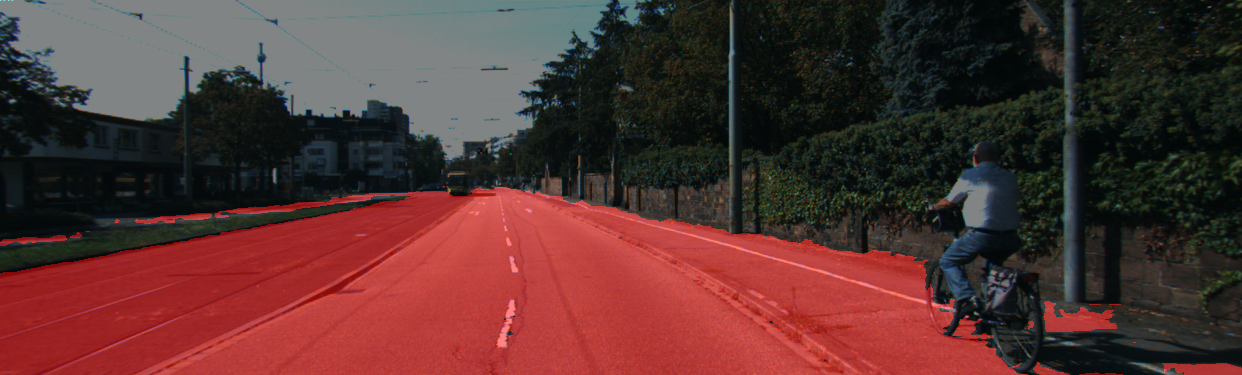
//> input picture evaluation/overlayed_um_000000.png, 1242 x 375 px
$ ./checkColorSpaces overlayed_um_000000.png   (built with g++ and OpenCV 4)
//> lines starting //> are read from the running program, lines starting //| are printed output that depends on the picture; after the words box and inside, x2 and y2 are one past the last pixel; in counts of white or black regions, pixels touching at a corner belong together
//> further down, in is the input picture: 375 rows x 1242 cols, CV_8UC3; mean B, G, R 49.2, 51.3, 86
#include<opencv2/core/core.hpp>
#include<opencv2/highgui/highgui.hpp>
#include<opencv2/imgproc/imgproc.hpp>
#include<iostream>
#include<vector>

using namespace cv;
using namespace std;

string binaryWindow = "window", originalWindow = "or", convertedWindow = "co";
pair<int, int> minMax1, minMax2, minMax3;
int channelNum = 0;
vector<int> codes = { -1,
					  COLOR_BGR2GRAY,
					  COLOR_BGR2Lab,
					  COLOR_BGR2YCrCb,
					  COLOR_BGR2HSV,
					  COLOR_BGR2XYZ,
					  COLOR_BGR2Luv,
					  COLOR_BGR2HLS,
//					  COLOR_BGR2BGR565,
//					  COLOR_BGR2BGR555,
					  COLOR_BGR2HSV_FULL,
					  COLOR_BGR2HLS_FULL,
					  COLOR_BGR2YUV,
//					  COLOR_BGR2YUV_I420,
//					  COLOR_BGR2YUV_YV12
					};
Mat in, out;
int code = codes[0];

void Detect() {
	Mat grayImage;
	if(code == -1)
		out = in.clone();
	else
		cvtColor(in, out, code);
	if(out.channels() == 1)
		inRange(out, Scalar(minMax1.first), Scalar(minMax1.second), grayImage);
	else
		inRange(out, Scalar(minMax1.first, minMax2.first, minMax3.first), Scalar(minMax1.second, minMax2.second, minMax3.second), grayImage);
	imshow(originalWindow, in);
	vector<Mat> channels;
	split(out, channels);
	imshow(convertedWindow, channels[channelNum]);
	imshow(binaryWindow, grayImage);
}

void on_low1_thresh_trackbar(int v, void *ptr) {
	setTrackbarPos("Low 1", binaryWindow, v);
	Detect();
}

void on_high1_thresh_trackbar(int v, void *ptr) {
	setTrackbarPos("High 1", binaryWindow, v);
	Detect();
}

void on_low2_thresh_trackbar(int v, void *ptr) {

	setTrackbarPos("Low 2", binaryWindow, v);
	Detect();
}

void on_high2_thresh_trackbar(int v, void *ptr) {
	setTrackbarPos("High 2", binaryWindow, v);
	Detect();
}

void on_low3_thresh_trackbar(int v, void *ptr) {
	setTrackbarPos("Low 3", binaryWindow, v);
	Detect();
}

void on_high3_thresh_trackbar(int v, void *ptr) {
	setTrackbarPos("High 3", binaryWindow, v);
	Detect();
}

void on_conversion_change(int v, void *ptr) {
	setTrackbarPos("Conversion code", convertedWindow, v);
	code = codes[v];
	Detect();
}

void on_channel_num(int v, void *ptr) {
	setTrackbarPos("Channel number", convertedWindow, v);
	Detect();
}

void CreateTrackbars() {
	createTrackbar("Channel number", convertedWindow, &channelNum, 2, on_channel_num);
//> slider 'Channel number' is set to 1
	createTrackbar("Conversion code", convertedWindow, &code, codes.size() - 1, on_conversion_change);
	createTrackbar("Low 1", binaryWindow, &minMax1.first, 255, on_low1_thresh_trackbar);
//> slider 'Low 1' is set to 51
	createTrackbar("High 1", binaryWindow, &minMax1.second, 255, on_high1_thresh_trackbar);
//> slider 'High 1' is set to 255
	createTrackbar("Low 2", binaryWindow, &minMax2.first, 255, on_low2_thresh_trackbar);
//> slider 'Low 2' is set to 51
	createTrackbar("High 2", binaryWindow, &minMax2.second, 255, on_high2_thresh_trackbar);
//> slider 'High 2' is set to 255
	createTrackbar("Low 3", binaryWindow, &minMax3.first, 255, on_low3_thresh_trackbar);
//> slider 'Low 3' is set to 51
	createTrackbar("High 3", binaryWindow, &minMax3.second, 255, on_high3_thresh_trackbar);
//> slider 'High 3' is set to 255
}

int main(int argc, char* argv[]) {
	in = imread(argv[1]);
	namedWindow(binaryWindow, WINDOW_AUTOSIZE);
	namedWindow(originalWindow, WINDOW_AUTOSIZE);
	namedWindow(convertedWindow, WINDOW_AUTOSIZE);
	CreateTrackbars();
	Detect();
//> in Detect, `inRange(out, Scalar(minMax1.first, minMax2.first, minMax3.first), Scal..`:
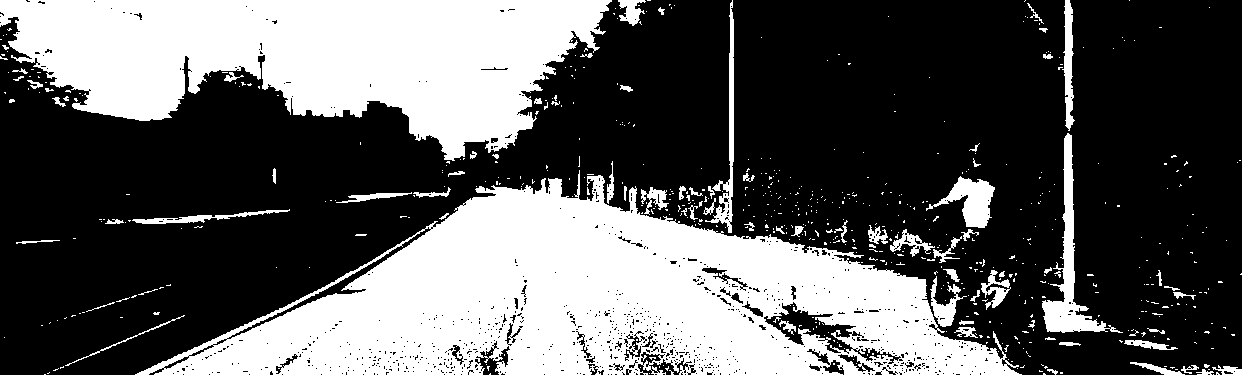
//> grayImage: 375 rows x 1242 cols, CV_8UC1; 35.8% white; 625 white regions (546 under 20 px), largest, box (x1, y1, x2, y2) and area: (135, 170, 1022, 375) 90495, (0, 0, 612, 161) 60058, (1042, 133, 1123, 333) 3076
//> in Detect, `split(out, channels);`:
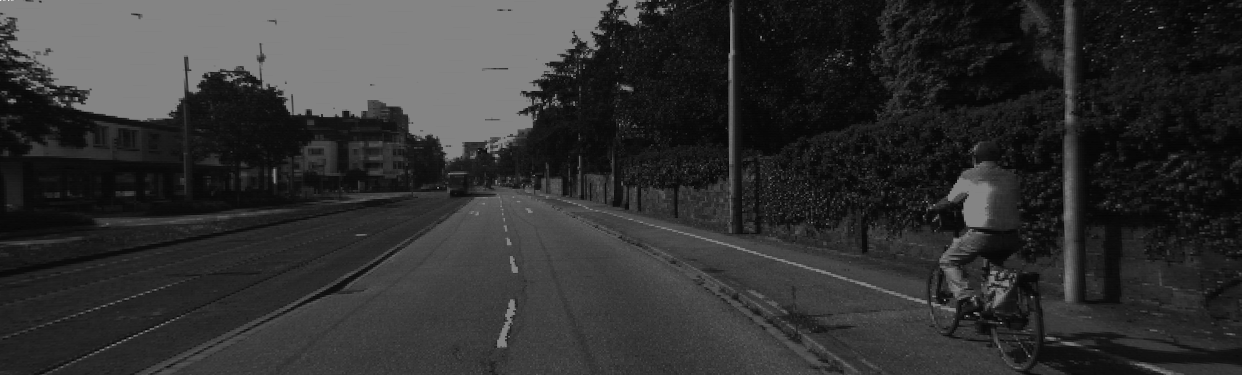
//> channels[0]: 375 rows x 1242 cols, CV_8UC1; min 2, max 240, mean 49.2
//> in Detect, `split(out, channels);`:
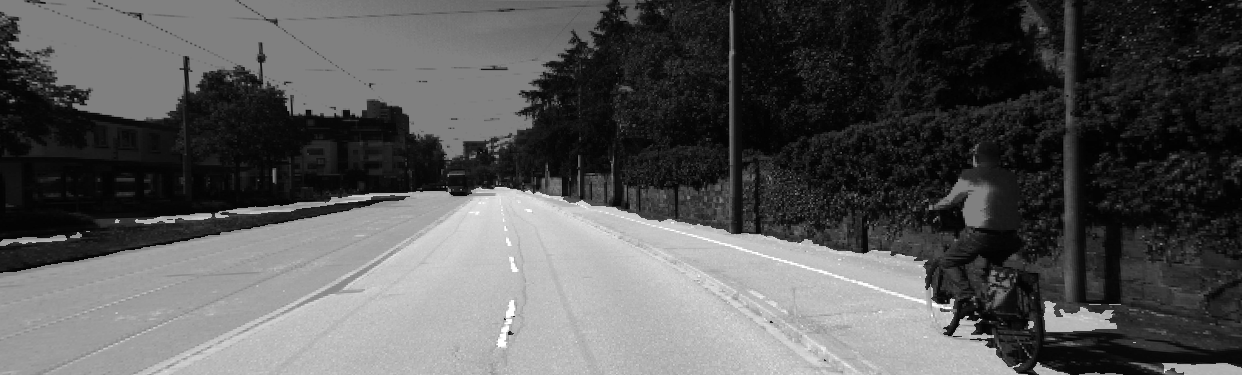
//> channels[2]: 375 rows x 1242 cols, CV_8UC1; min 0, max 255, mean 86
	waitKey(0);
//> in Detect (call 3), `inRange(out, Scalar(minMax1.first, minMax2.first, minMax3.first), Scal..`: grayImage: 375 rows x 1242 cols, CV_8UC1; every value is 0
//> in Detect (call 3), `split(out, channels);`: channels[3]: 375 rows x 1242 cols, CV_8UC1; every value is 255
}

$ run again, on evaluation/overlayed_um_000070.png
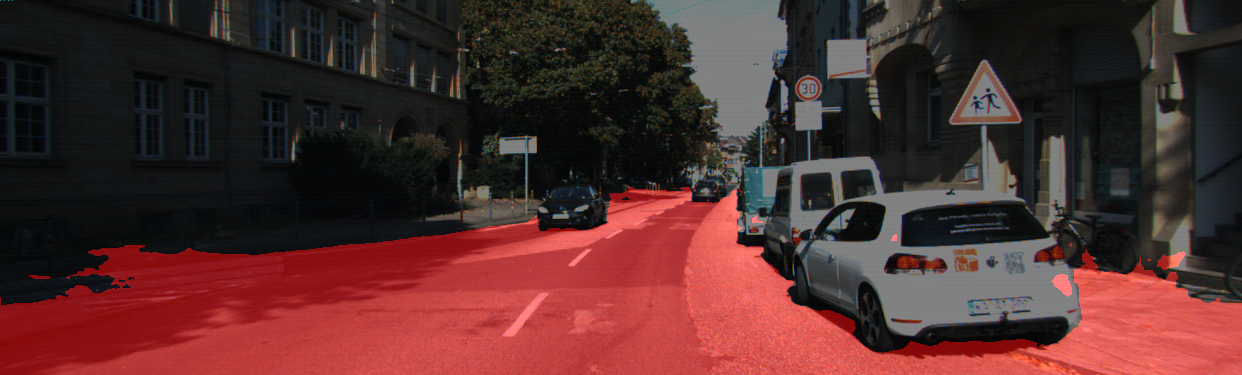
//> input picture evaluation/overlayed_um_000070.png, 1242 x 375 px
//> in is the input picture: 375 rows x 1242 cols, CV_8UC3; mean B, G, R 45, 46.1, 82.1
//> in Detect, `inRange(out, Scalar(minMax1.first, minMax2.first, minMax3.first), Scal..`:
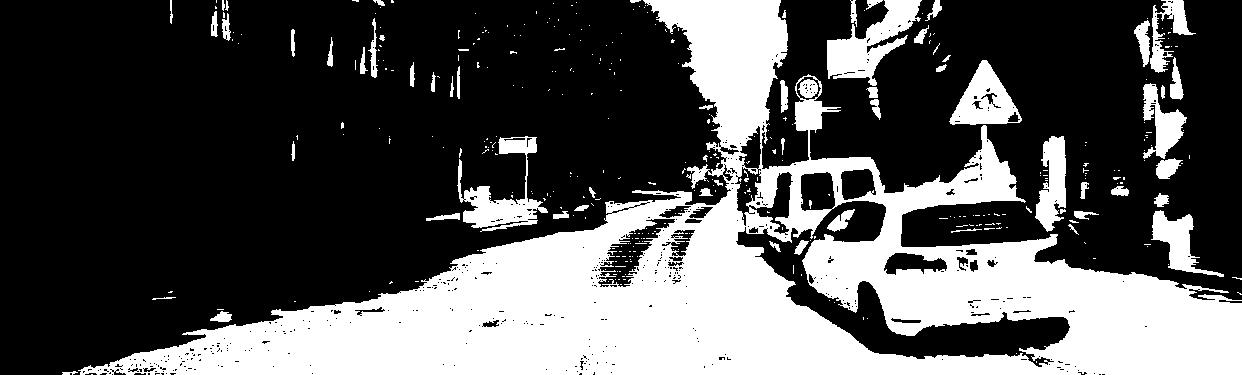
//> grayImage: 375 rows x 1242 cols, CV_8UC1; 33% white; 362 white regions (300 under 20 px), largest, box (x1, y1, x2, y2) and area: (78, 0, 1242, 375) 131792, (827, 0, 922, 86) 3517, (457, 136, 548, 232) 2889
//> in Detect, `split(out, channels);`:
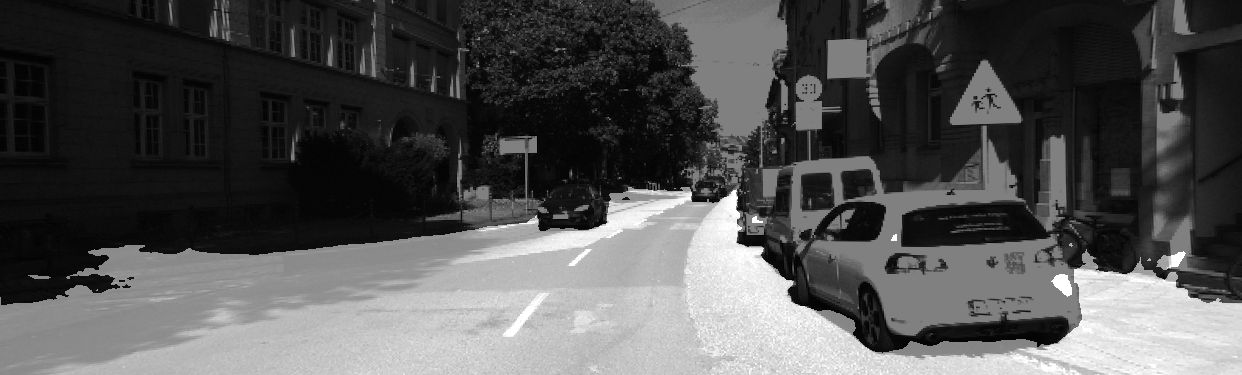
//> channels[2]: 375 rows x 1242 cols, CV_8UC1; min 0, max 255, mean 82.1
//> grayImage: 375 rows x 1242 cols, CV_8UC1; every value is 0

$ run again, on evaluation/um_000001.png
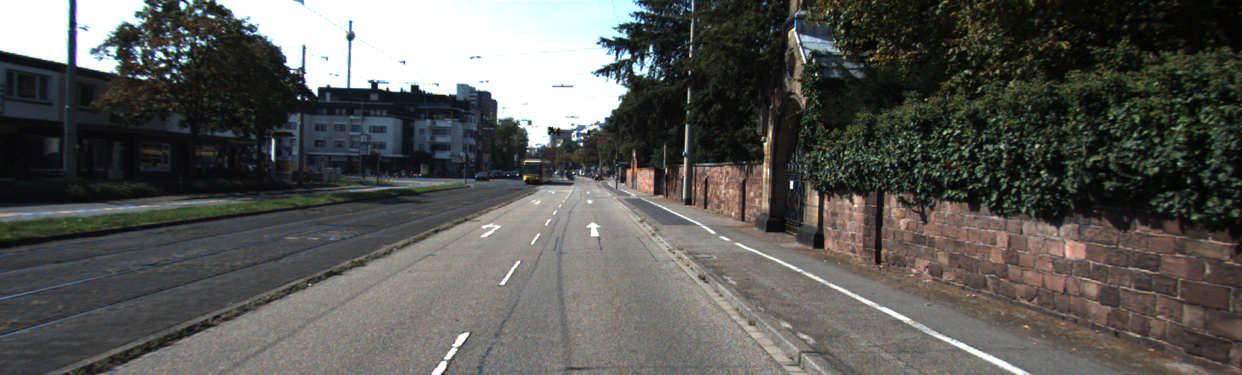
//> input picture evaluation/um_000001.png, 1242 x 375 px
//> in is the input picture: 375 rows x 1242 cols, CV_8UC3; mean B, G, R 85.4, 89, 89.1
//> in Detect, `inRange(out, Scalar(minMax1.first, minMax2.first, minMax3.first), Scal..`:
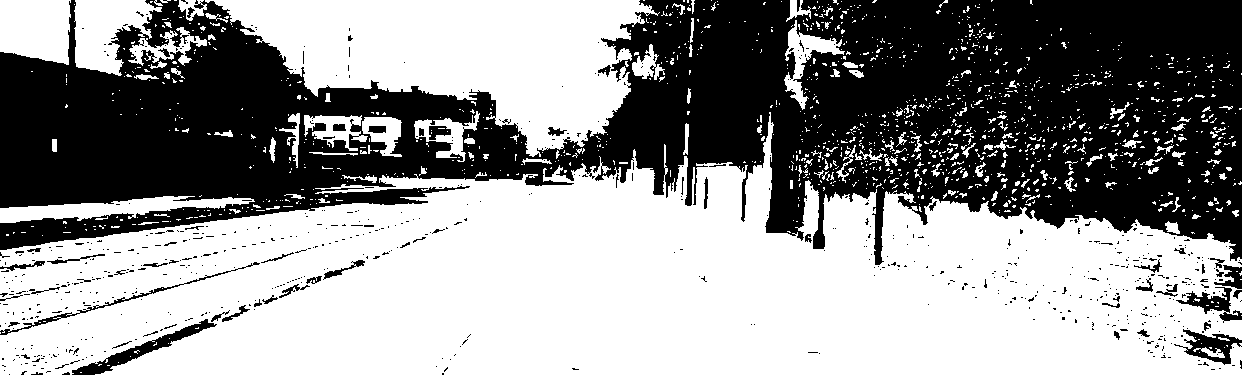
//> grayImage: 375 rows x 1242 cols, CV_8UC1; 57.4% white; 701 black regions (641 under 20 px), largest, box (x1, y1, x2, y2) and area: (0, 0, 1242, 265) 189014, (72, 319, 217, 375) 1411, (1174, 329, 1242, 365) 954
//> in Detect, `split(out, channels);`:
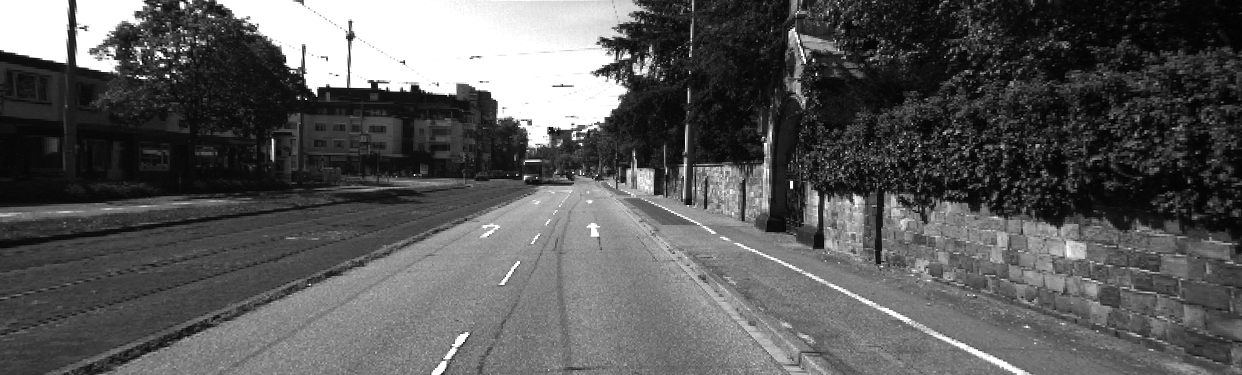
//> channels[2]: 375 rows x 1242 cols, CV_8UC1; min 0, max 255, mean 89.1
//> grayImage: 375 rows x 1242 cols, CV_8UC1; every value is 0
